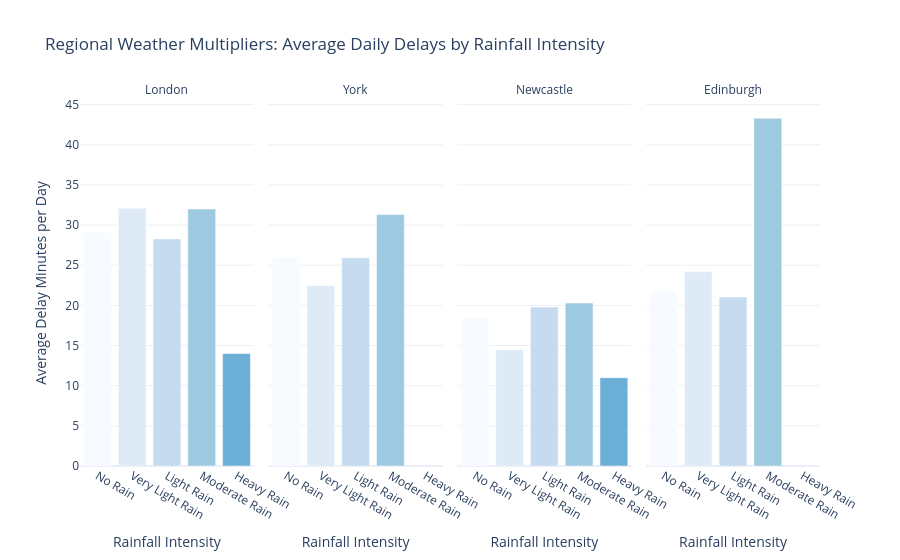

Here is the notebook cell this chart was saved with:
### Code cell
# Import for math calc
import numpy as np


# define rainfall bins & create them using pd.cut from Precipitation column
bins = [-0.1, 0.09, 0.9, 10.0, 30.0, 500.0] # 500 is arbitrary
labels = ['No Rain', 'Very Light Rain', 'Light Rain', 'Moderate Rain', 'Heavy Rain']

merged_df['Rain_Category'] = pd.cut(merged_df['Precipitation'], bins=bins, labels=labels)

# calculating average rainfall per region
rain_impact = merged_df.groupby(['Region', 'Rain_Category'])['Tot. Mins'].mean().reset_index()

# plotting bar chart
fig_multiplier = px.bar(
    rain_impact,
    x='Rain_Category',
    y='Tot. Mins',
    color='Rain_Category',
    facet_col='Region',
    category_orders={
        # Presenting south to north
        'Region': ['London', 'York', 'Newcastle', 'Edinburgh'],
        # Presenting from little to a lot of rain
        'Rain_Category': ['No Rain', 'Very Light Rain', 'Light Rain', 'Moderate Rain', 'Heavy Rain']
    },
    title='Regional Weather Multipliers: Average Daily Delays by Rainfall Intensity',
    labels={
        'Tot. Mins': 'Average Delay Minutes per Day',
        'Rain_Category': 'Rainfall Intensity'
    },
    color_discrete_sequence=px.colors.sequential.Blues # blue gradient
)

# white background, no legend
fig_multiplier.update_layout(
    template='plotly_white',
    showlegend=False,
    font=dict(size=12)
)

# removing 'region' from label
fig_multiplier.for_each_annotation(lambda a: a.update(text=a.text.split("=")[-1]))

fig_multiplier.show()

### Figure 1 — Plotly figure (JSON) as saved in the notebook; plotly's stock layout.template omitted (floating-point values rounded to 4 significant figures)
{"data": [{"hovertemplate": "Rainfall Intensity=%{x}<br>Region=London<br>Average Delay Minutes per Day=%{y}<extra></extra>", "legendgroup": "No Rain", "marker": {"color": "rgb(247,251,255)", "pattern": {"shape": ""}}, "name": "No Rain", "orientation": "v", "showlegend": true, "textposition": "auto", "x": ["No Rain"], "xaxis": "x", "y": [29.06], "yaxis": "y", "type": "bar"}, {"hovertemplate": "Rainfall Intensity=%{x}<br>Region=London<br>Average Delay Minutes per Day=%{y}<extra></extra>", "legendgroup": "Very Light Rain", "marker": {"color": "rgb(222,235,247)", "pattern": {"shape": ""}}, "name": "Very Light Rain", "orientation": "v", "showlegend": true, "textposition": "auto", "x": ["Very Light Rain"], "xaxis": "x", "y": [32.09], "yaxis": "y", "type": "bar"}, {"hovertemplate": "Rainfall Intensity=%{x}<br>Region=London<br>Average Delay Minutes per Day=%{y}<extra></extra>", "legendgroup": "Light Rain", "marker": {"color": "rgb(198,219,239)", "pattern": {"shape": ""}}, "name": "Light Rain", "orientation": "v", "showlegend": true, "textposition": "auto", "x": ["Light Rain"], "xaxis": "x", "y": [28.28], "yaxis": "y", "type": "bar"}, {"hovertemplate": "Rainfall Intensity=%{x}<br>Region=London<br>Average Delay Minutes per Day=%{y}<extra></extra>", "legendgroup": "Moderate Rain", "marker": {"color": "rgb(158,202,225)", "pattern": {"shape": ""}}, "name": "Moderate Rain", "orientation": "v", "showlegend": true, "textposition": "auto", "x": ["Moderate Rain"], "xaxis": "x", "y": [32.0], "yaxis": "y", "type": "bar"}, {"hovertemplate": "Rainfall Intensity=%{x}<br>Region=London<br>Average Delay Minutes per Day=%{y}<extra></extra>", "legendgroup": "Heavy Rain", "marker": {"color": "rgb(107,174,214)", "pattern": {"shape": ""}}, "name": "Heavy Rain", "orientation": "v", "showlegend": true, "textposition": "auto", "x": ["Heavy Rain"], "xaxis": "x", "y": [14.0], "yaxis": "y", "type": "bar"}, {"hovertemplate": "Rainfall Intensity=%{x}<br>Region=York<br>Average Delay Minutes per Day=%{y}<extra></extra>", "legendgroup": "No Rain", "marker": {"color": "rgb(247,251,255)", "pattern": {"shape": ""}}, "name": "No Rain", "orientation": "v", "showlegend": false, "textposition": "auto", "x": ["No Rain"], "xaxis": "x2", "y": [26.02], "yaxis": "y2", "type": "bar"}, {"hovertemplate": "Rainfall Intensity=%{x}<br>Region=York<br>Average Delay Minutes per Day=%{y}<extra></extra>", "legendgroup": "Very Light Rain", "marker": {"color": "rgb(222,235,247)", "pattern": {"shape": ""}}, "name": "Very Light Rain", "orientation": "v", "showlegend": false, "textposition": "auto", "x": ["Very Light Rain"], "xaxis": "x2", "y": [22.47], "yaxis": "y2", "type": "bar"}, {"hovertemplate": "Rainfall Intensity=%{x}<br>Region=York<br>Average Delay Minutes per Day=%{y}<extra></extra>", "legendgroup": "Light Rain", "marker": {"color": "rgb(198,219,239)", "pattern": {"shape": ""}}, "name": "Light Rain", "orientation": "v", "showlegend": false, "textposition": "auto", "x": ["Light Rain"], "xaxis": "x2", "y": [25.92], "yaxis": "y2", "type": "bar"}, {"hovertemplate": "Rainfall Intensity=%{x}<br>Region=York<br>Average Delay Minutes per Day=%{y}<extra></extra>", "legendgroup": "Moderate Rain", "marker": {"color": "rgb(158,202,225)", "pattern": {"shape": ""}}, "name": "Moderate Rain", "orientation": "v", "showlegend": false, "textposition": "auto", "x": ["Moderate Rain"], "xaxis": "x2", "y": [31.31], "yaxis": "y2", "type": "bar"}, {"hovertemplate": "Rainfall Intensity=%{x}<br>Region=Newcastle<br>Average Delay Minutes per Day=%{y}<extra></extra>", "legendgroup": "No Rain", "marker": {"color": "rgb(247,251,255)", "pattern": {"shape": ""}}, "name": "No Rain", "orientation": "v", "showlegend": false, "textposition": "auto", "x": ["No Rain"], "xaxis": "x3", "y": [18.43], "yaxis": "y3", "type": "bar"}, {"hovertemplate": "Rainfall Intensity=%{x}<br>Region=Newcastle<br>Average Delay Minutes per Day=%{y}<extra></extra>", "legendgroup": "Very Light Rain", "marker": {"color": "rgb(222,235,247)", "pattern": {"shape": ""}}, "name": "Very Light Rain", "orientation": "v", "showlegend": false, "textposition": "auto", "x": ["Very Light Rain"], "xaxis": "x3", "y": [14.48], "yaxis": "y3", "type": "bar"}, {"hovertemplate": "Rainfall Intensity=%{x}<br>Region=Newcastle<br>Average Delay Minutes per Day=%{y}<extra></extra>", "legendgroup": "Light Rain", "marker": {"color": "rgb(198,219,239)", "pattern": {"shape": ""}}, "name": "Light Rain", "orientation": "v", "showlegend": false, "textposition": "auto", "x": ["Light Rain"], "xaxis": "x3", "y": [19.8], "yaxis": "y3", "type": "bar"}, {"hovertemplate": "Rainfall Intensity=%{x}<br>Region=Newcastle<br>Average Delay Minutes per Day=%{y}<extra></extra>", "legendgroup": "Moderate Rain", "marker": {"color": "rgb(158,202,225)", "pattern": {"shape": ""}}, "name": "Moderate Rain", "orientation": "v", "showlegend": false, "textposition": "auto", "x": ["Moderate Rain"], "xaxis": "x3", "y": [20.29], "yaxis": "y3", "type": "bar"}, {"hovertemplate": "Rainfall Intensity=%{x}<br>Region=Newcastle<br>Average Delay Minutes per Day=%{y}<extra></extra>", "legendgroup": "Heavy Rain", "marker": {"color": "rgb(107,174,214)", "pattern": {"shape": ""}}, "name": "Heavy Rain", "orientation": "v", "showlegend": false, "textposition": "auto", "x": ["Heavy Rain"], "xaxis": "x3", "y": [11.0], "yaxis": "y3", "type": "bar"}, {"hovertemplate": "Rainfall Intensity=%{x}<br>Region=Edinburgh<br>Average Delay Minutes per Day=%{y}<extra></extra>", "legendgroup": "No Rain", "marker": {"color": "rgb(247,251,255)", "pattern": {"shape": ""}}, "name": "No Rain", "orientation": "v", "showlegend": false, "textposition": "auto", "x": ["No Rain"], "xaxis": "x4", "y": [21.67], "yaxis": "y4", "type": "bar"}, {"hovertemplate": "Rainfall Intensity=%{x}<br>Region=Edinburgh<br>Average Delay Minutes per Day=%{y}<extra></extra>", "legendgroup": "Very Light Rain", "marker": {"color": "rgb(222,235,247)", "pattern": {"shape": ""}}, "name": "Very Light Rain", "orientation": "v", "showlegend": false, "textposition": "auto", "x": ["Very Light Rain"], "xaxis": "x4", "y": [24.19], "yaxis": "y4", "type": "bar"}, {"hovertemplate": "Rainfall Intensity=%{x}<br>Region=Edinburgh<br>Average Delay Minutes per Day=%{y}<extra></extra>", "legendgroup": "Light Rain", "marker": {"color": "rgb(198,219,239)", "pattern": {"shape": ""}}, "name": "Light Rain", "orientation": "v", "showlegend": false, "textposition": "auto", "x": ["Light Rain"], "xaxis": "x4", "y": [21.05], "yaxis": "y4", "type": "bar"}, {"hovertemplate": "Rainfall Intensity=%{x}<br>Region=Edinburgh<br>Average Delay Minutes per Day=%{y}<extra></extra>", "legendgroup": "Moderate Rain", "marker": {"color": "rgb(158,202,225)", "pattern": {"shape": ""}}, "name": "Moderate Rain", "orientation": "v", "showlegend": false, "textposition": "auto", "x": ["Moderate Rain"], "xaxis": "x4", "y": [43.29], "yaxis": "y4", "type": "bar"}], "layout": {"xaxis": {"anchor": "y", "domain": [0.0, 0.235], "title": {"text": "Rainfall Intensity"}, "categoryorder": "array", "categoryarray": ["No Rain", "Very Light Rain", "Light Rain", "Moderate Rain", "Heavy Rain"]}, "yaxis": {"anchor": "x", "domain": [0.0, 1.0], "title": {"text": "Average Delay Minutes per Day"}}, "xaxis2": {"anchor": "y2", "domain": [0.255, 0.49], "matches": "x", "title": {"text": "Rainfall Intensity"}, "categoryorder": "array", "categoryarray": ["No Rain", "Very Light Rain", "Light Rain", "Moderate Rain", "Heavy Rain"]}, "yaxis2": {"anchor": "x2", "domain": [0.0, 1.0], "matches": "y", "showticklabels": false}, "xaxis3": {"anchor": "y3", "domain": [0.51, 0.745], "matches": "x", "title": {"text": "Rainfall Intensity"}, "categoryorder": "array", "categoryarray": ["No Rain", "Very Light Rain", "Light Rain", "Moderate Rain", "Heavy Rain"]}, "yaxis3": {"anchor": "x3", "domain": [0.0, 1.0], "matches": "y", "showticklabels": false}, "xaxis4": {"anchor": "y4", "domain": [0.765, 1.0], "matches": "x", "title": {"text": "Rainfall Intensity"}, "categoryorder": "array", "categoryarray": ["No Rain", "Very Light Rain", "Light Rain", "Moderate Rain", "Heavy Rain"]}, "yaxis4": {"anchor": "x4", "domain": [0.0, 1.0], "matches": "y", "showticklabels": false}, "annotations": [{"font": {}, "showarrow": false, "text": "London", "x": 0.1175, "xanchor": "center", "xref": "paper", "y": 1.0, "yanchor": "bottom", "yref": "paper"}, {"font": {}, "showarrow": false, "text": "York", "x": 0.3725, "xanchor": "center", "xref": "paper", "y": 1.0, "yanchor": "bottom", "yref": "paper"}, {"font": {}, "showarrow": false, "text": "Newcastle", "x": 0.6275, "xanchor": "center", "xref": "paper", "y": 1.0, "yanchor": "bottom", "yref": "paper"}, {"font": {}, "showarrow": false, "text": "Edinburgh", "x": 0.8825, "xanchor": "center", "xref": "paper", "y": 1.0, "yanchor": "bottom", "yref": "paper"}], "legend": {"title": {"text": "Rainfall Intensity"}, "tracegroupgap": 0}, "title": {"text": "Regional Weather Multipliers: Average Daily Delays by Rainfall Intensity"}, "barmode": "relative", "font": {"size": 12}, "showlegend": false}}
